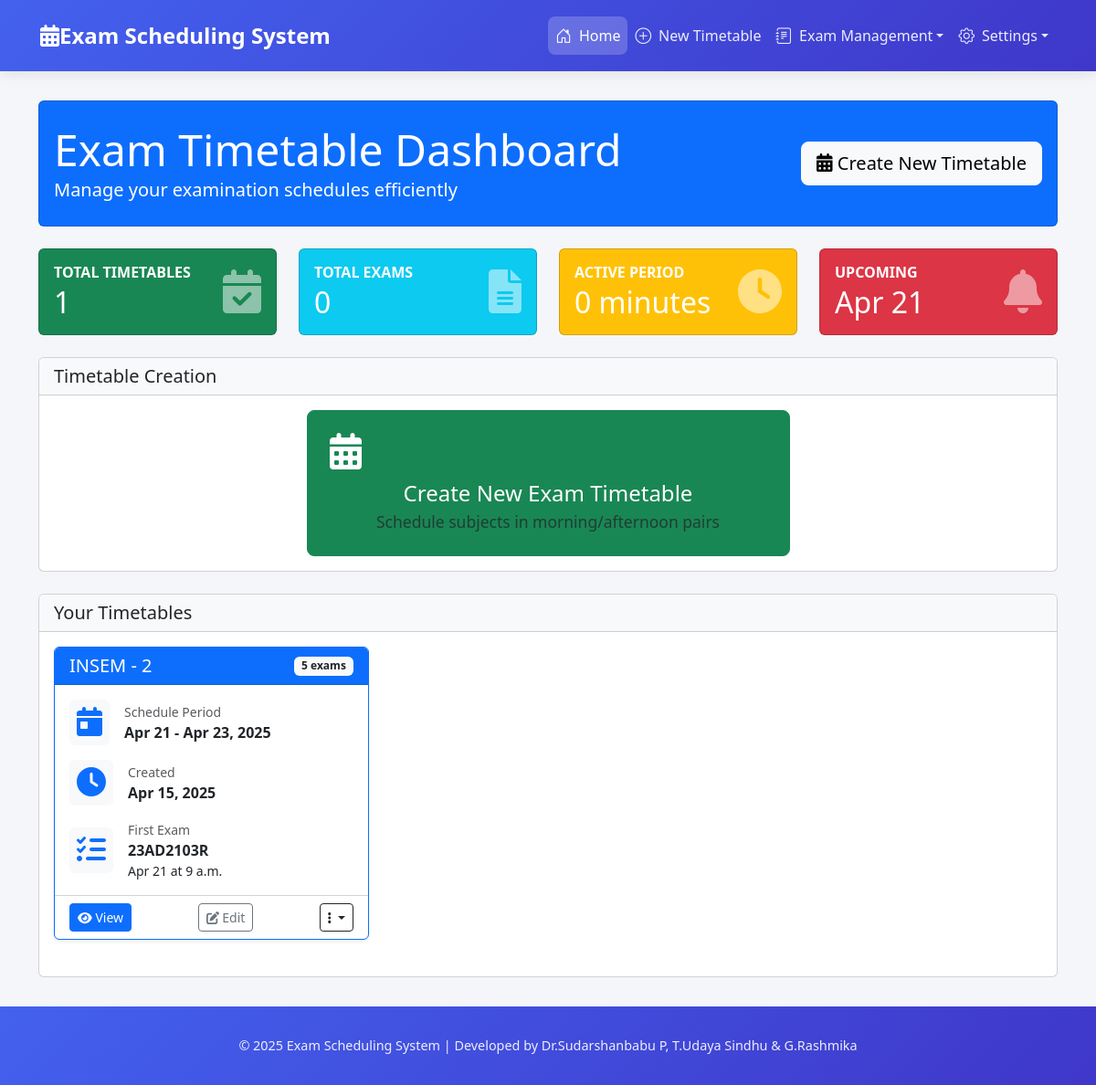
Page /welcome/home/ on the committed database.
### exams/models.py (models this page shows, shortened)
class Timetable(models.Model):
    YEAR_CHOICES = [
        ('1', 'First Year'),
        ('2', 'Second Year'),
        ('3', 'Third Year'),
        ('4', 'Fourth Year'),
    ]
    name = models.CharField(max_length=200)
    start_date = models.DateField()
    end_date = models.DateField()
    year = models.CharField(max_length=1, choices=YEAR_CHOICES, default='1')
    departments = models.ManyToManyField(Department, related_name='timetables')
    courses = models.ManyToManyField(Course, related_name='timetables')
    created_at = models.DateTimeField(auto_now_add=True)
    updated_at = models.DateTimeField(auto_now=True)
    class Meta:
        ordering = ['-created_at']

class Exam(models.Model):
    timetable = models.ForeignKey(Timetable, on_delete=models.CASCADE, related_name='exams')
    course = models.ForeignKey(Course, on_delete=models.CASCADE)
    date = models.DateField()
    start_time = models.TimeField()
    end_time = models.TimeField()
    hall = models.ForeignKey(Classroom, on_delete=models.SET_NULL, null=True)
    invigilators = models.ManyToManyField(Invigilator, related_name='exams')

class Course(models.Model):
    YEAR_CHOICES = [
        ('1', 'First Year'),
        ('2', 'Second Year'),
        ('3', 'Third Year'),
        ('4', 'Fourth Year'),
    ]
    code = models.CharField(max_length=10, unique=True)
    name = models.CharField(max_length=100)
    department = models.ForeignKey(Department, on_delete=models.CASCADE, related_name='courses')
    year = models.CharField(max_length=1, choices=YEAR_CHOICES, default='1')
    semester = models.IntegerField(validators=[MinValueValidator(1)], default=1)
    credits = models.IntegerField(validators=[MinValueValidator(1)], default=3)
    class Meta:
        ordering = ['code']

### exams/views.py (the view)
# urls.py: path('home/', views.home, name='home'),
def home(request):
    return render(request, 'exams/home.html', {
        'timetables': Timetable.objects.all().order_by('-created_at')
    })

### templates/exams/home.html (shortened to what this page needs)
{% extends 'base.html' %}
{% block content %}
<div class="row mb-4">
    <div class="col-12">
        <div class="card bg-primary text-white">
            <div class="card-body py-4">
                <div class="d-flex justify-content-between align-items-center">
                    <div>
                        <h1 class="display-5 mb-0">Exam Timetable Dashboard</h1>
                        <p class="lead mb-0">Manage your examination schedules efficiently</p>
                    </div>
                    <div class="text-end">
                        <a href="{% url 'subject_pair_generator' %}" class="btn btn-light btn-lg">
                            <i class="fas fa-calendar-alt"></i> Create New Timetable
                        </a>
                    </div>
                </div>
            </div>
        </div>
    </div>
</div>
<div class="row mb-4">
    <div class="col-md-3">
        <div class="card bg-success text-white h-100">
            <div class="card-body">
                <div class="d-flex justify-content-between align-items-center">
                    <div>
                        <h6 class="text-uppercase fw-bold mb-1">Total Timetables</h6>
                        <h2 class="mb-0">{{ timetables|length }}</h2>
                    </div>
                    <div>
                        <i class="fas fa-calendar-check fa-3x opacity-50"></i>
                    </div>
                </div>
            </div>
        </div>
    </div>
    <div class="col-md-3">
        <div class="card bg-info text-white h-100">
            <div class="card-body">
                <div class="d-flex justify-content-between align-items-center">
                    <div>
                        <h6 class="text-uppercase fw-bold mb-1">Total Exams</h6>
                        <h2 class="mb-0">
                            {% with total_exams=0 %}
                                {{ total_exams }}
                            {% endwith %}
                        </h2>
                    </div>
                    <div>
                        <i class="fas fa-file-alt fa-3x opacity-50"></i>
                    </div>
                </div>
            </div>
        </div>
    </div>
    <div class="col-md-3">
        <div class="card bg-warning text-white h-100">
            <div class="card-body">
                <div class="d-flex justify-content-between align-items-center">
                    <div>
                        <h6 class="text-uppercase fw-bold mb-1">Active Period</h6>
                        <h2 class="mb-0">
                            {% if timetables %}
                                {% with latest=timetables.0 %}
                                    {{ latest.end_date|timeuntil }}
                                {% endwith %}
                            {% else %}
                                N/A
                            {% endif %}
                        </h2>
                    </div>
                    <div>
                        <i class="fas fa-clock fa-3x opacity-50"></i>
                    </div>
                </div>
            </div>
        </div>
    </div>
    <div class="col-md-3">
        <div class="card bg-danger text-white h-100">
            <div class="card-body">
                <div class="d-flex justify-content-between align-items-center">
                    <div>
                        <h6 class="text-uppercase fw-bold mb-1">Upcoming</h6>
                        <h2 class="mb-0">
                            {% if timetables %}
                                {{ timetables.0.start_date|date:"M d" }}
                            {% else %}
                                N/A
                            {% endif %}
                        </h2>
                    </div>
                    <div>
                        <i class="fas fa-bell fa-3x opacity-50"></i>
                    </div>
                </div>
            </div>
        </div>
    </div>
</div>
<div class="row mb-4">
    <div class="col-12">
        <div class="card">
            <div class="card-header bg-light">
                <h5 class="mb-0">Timetable Creation</h5>
            </div>
            <div class="card-body">
                <div class="row justify-content-center">
                    <div class="col-md-6">
                        <div class="d-grid">
                            <a href="{% url 'subject_pair_generator' %}" class="btn btn-success btn-lg p-4">
                                <i class="fas fa-calendar-alt fs-1 d-block mb-2"></i>
                                <span class="fs-4">Create New Exam Timetable</span>
                                <small class="d-block text-muted">Schedule subjects in morning/afternoon pairs</small>
                            </a>
                        </div>
                    </div>
                </div>
            </div>
        </div>
    </div>
</div>
<div class="row">
    <div class="col-12">
        <div class="card">
            <div class="card-header bg-light">
                <h5 class="mb-0">Your Timetables</h5>
            </div>
            <div class="card-body">
                {% if timetables %}
                    <div class="row">
                        {% for timetable in timetables %}
                            <div class="col-md-6 col-lg-4 mb-4">
                                <div class="card h-100 shadow-sm border-{% if forloop.first %}primary{% else %}light{% endif %}">
                                    <div class="card-header bg-{% if forloop.first %}primary text-white{% else %}light{% endif %}">
                                        <div class="d-flex justify-content-between align-items-center">
                                            <h5 class="mb-0">{{ timetable.name }}</h5>
                                            <span class="badge bg-{% if forloop.first %}light text-dark{% else %}secondary{% endif %}">
                                                {{ timetable.exams.count }} exams
                                            </span>
                                        </div>
                                    </div>
                                    <div class="card-body">
                                        <div class="d-flex align-items-center mb-3">
                                            <div class="bg-light p-2 rounded me-3">
                                                <i class="fas fa-calendar-day fa-2x text-primary"></i>
                                            </div>
                                            <div>
                                                <div class="text-muted small">Schedule Period</div>
                                                <strong>{{ timetable.start_date|date:"M d" }} - {{ timetable.end_date|date:"M d, Y" }}</strong>
                                            </div>
                                        </div>
                                        <div class="d-flex align-items-center mb-3">
                                            <div class="bg-light p-2 rounded me-3">
                                                <i class="fas fa-clock fa-2x text-primary"></i>
                                            </div>
                                            <div>
                                                <div class="text-muted small">Created</div>
                                                <strong>{{ timetable.created_at|date:"M d, Y" }}</strong>
                                            </div>
                                        </div>
                                        {% with first_exam=timetable.exams.all.first %}
                                            {% if first_exam %}
                                                <div class="d-flex align-items-center">
                                                    <div class="bg-light p-2 rounded me-3">
                                                        <i class="fas fa-tasks fa-2x text-primary"></i>
                                                    </div>
                                                    <div>
                                                        <div class="text-muted small">First Exam</div>
                                                        <strong>{{ first_exam.course.code }}</strong>
                                                        <div class="small">
                                                            {{ first_exam.date|date:"M d" }} at {{ first_exam.start_time|slice:":5" }}
                                                        </div>
                                                    </div>
                                                </div>
                                            {% endif %}
                                        {% endwith %}
                                    </div>
                                    <div class="card-footer bg-transparent">
                                        <div class="d-flex justify-content-between">
                                            <a href="{% url 'view_timetable' timetable.id %}" class="btn btn-sm btn-primary">
                                                <i class="fas fa-eye"></i> View
                                            </a>
                                            <a href="{% url 'subject_pair_scheduling' timetable.id %}" class="btn btn-sm btn-outline-secondary">
                                                <i class="fas fa-edit"></i> Edit
                                            </a>
                                            <div class="dropdown">
                                                <button class="btn btn-sm btn-outline-dark dropdown-toggle" type="button" data-bs-toggle="dropdown" aria-expanded="false">
                                                    <i class="fas fa-ellipsis-v"></i>
                                                </button>
                                            </div>
                                        </div>
                                    </div>
                                </div>
                            </div>
                        {% endfor %}
                    </div>
                {% endif %}
            </div>
        </div>
    </div>
</div>
{% endblock %}

### templates/base.html (style rules this page uses)
:root { --primary-color: #4361ee; --secondary-color: #3f37c9; --accent-color: #4895ef; --light-color: #f8f9fa; --dark-color: #212529; --success-color: #2ecc71; --danger-color: #e74c3c; --warning-color: #f39c12; --info-color: #3498db; }
body { background-color: #f5f6fa; font-family: 'Segoe UI', Tahoma, Geneva, Verdana, sans-serif; min-height: 100vh; display: flex; flex-direction: column; }

### rows in the picture
Timetable: end_date "0 minutes", start_date "Apr 21", name "INSEM - 2", exams.count "5", end_date "Apr 23, 2025", created_at "Apr 15, 2025", exams.all.first.course.code "23AD2103R", exams.all.first "Apr 21", exams.all.first.start_time "9 a.m."

### other values in the picture
{{ timetables|length }} "1"
{{ total_exams }} "0"
